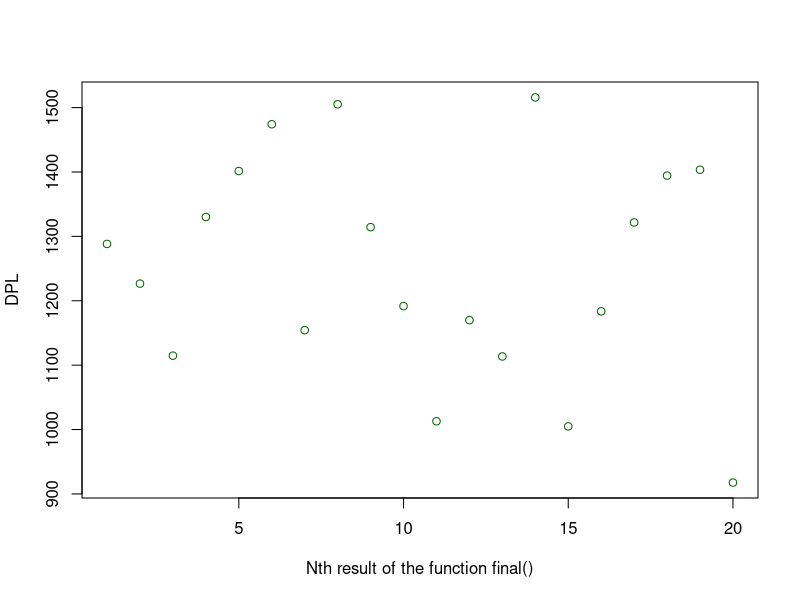
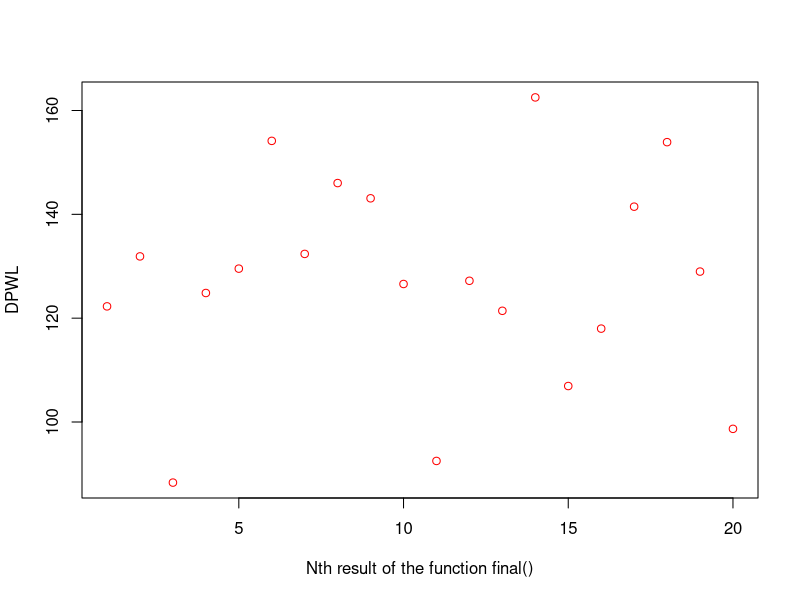
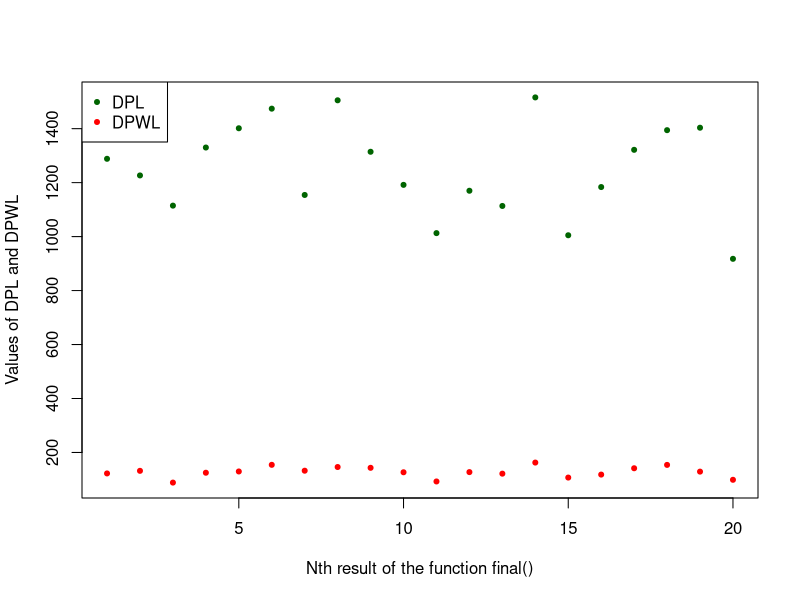

Generate these figures, in order, with R:
## ---- chunk 1
knitr::opts_chunk$set(echo = FALSE)
## ---- chunk 2

NM=20                   #Number of matrices
i=60                    #Lines in each matrix
j=4                     #Columns in each matrix
list_likelihood = c()   #Contains all likelihood values for all matrices
list_NA = c()           #Contains the number of NA in each matrix
list_weight = c()       #Contains all weight values for all matrices
list_alpha = c()        #Contains all alpha values for all matrices
list_beta = c()         #Contains all beta values for all matrices
list_FP = c()           #Contains the number of FP in each matrix
list_FN = c()           #Contains the number of FN in each matrix
df1 = data.frame(matrix(ncol = 0, nrow = 0))
order_df = data.frame(matrix(ncol = 0, nrow = 0))
## ---- chunk 3

#This function allows to create the different lists needed to generate different examples to test the idea

lists <- function(NM,i,j){ #NM = Number of matrices used to calculate the global likelihood
  list_alpha <<- c(round(runif(NM,0,0.5), digit = 2))
  list_beta <<- c(round(runif(NM,0,0.5), digit = 2))
  #list_NA <<- c(sample(0:((i*j)/3),NM, replace=F))
  #list_FP <<- c(sample(0:((i*j)/3),NM, replace=F))
  #list_FN <<- c(sample(0:((i*j)/3),NM, replace=F))
  list_NA <<- c(round(runif(NM,0,(i*j)/3), digit = 0))
  list_FP <<- c(round(runif(NM,0,(i*j)/3), digit = 0))
  list_FN <<- c(round(runif(NM,0,(i*j)/3), digit = 0))
}

lists(NM,i,j)
## ---- chunk 4

#This function calculates the likelihood value for each of the matrices. The formula is the one we mentioned before.

likelihood <-function(NM,i,j,alpha,beta,FP, FN){
  list_likelihood <<- c()
  for (i in 1:NM){
    n=i*j
    L <- (alpha[i]^FP[i])*((1-alpha[i])^(n-FP[i]))*(beta[i]^FN[i])*((1-beta[i])^(n-FN[i]))
      list_likelihood <<- append(list_likelihood, L)
  }
}

loglikelihood <-function(NM,i,j,alpha,beta,FP, FN){ #List_NA,alpha,beta,
  list_likelihood <<- c()
  for (i in 1:NM){
    n=i*j
    L <- -log((alpha[i]^FP[i])*((1-alpha[i])^(n-FP[i]))*(beta[i]^FN[i])*((1-beta[i])^(n-FN[i])))
      list_likelihood <<- append(list_likelihood, L)
  }
}

#likelihood(NM,i,j,list_alpha, list_beta, list_FP, list_FN)
loglikelihood(NM,i,j,list_alpha, list_beta, list_FP, list_FN)
while((Inf %in% list_likelihood)== TRUE) {
  lists(NM,i,j)
  loglikelihood(NM,i,j,list_alpha, list_beta, list_FP, list_FN)
}
list_likelihood
## ---- chunk 5

#This part allows to order the list of NA to have the matrices with the smallest number of NA first, and the one with the most NA last.
#We then create a table containing the likelihood values and the NA number for each matrix

NA_order <- function(){
  df1 <<- data.frame("Likelihood" = list_likelihood, "NumberNA" = list_NA)
  order_df <<- df1[order(df1$"NumberNA"),]
}

NA_order()
df1
order_df
## ---- chunk 6

#This function calculates the overall starting value for the weight. 
#Remember that the sum of the weights must be equal to 1.
#We therefore take this value and divide it by the number of matrices we have.

global_weights <- function(NM) {
  gw <- 1/ NM
  list_weight <<- c()
  for (i in 1:NM) {
    list_weight[i] <<- gw
  }
}

global_weights(NM)
list_weight
## ---- chunk 7

#Now, the reasoning is that we rely on the number of NA present in each matrix.
#We modify the weight values to obtain a progressive list of values according to the previous criterion
#For example, if we have 5 matrices instead of having the values : (0.2,0.2,0.2,0.2,0.2)
#we will have : (0.4,0.3,0.2,0.1,0)
#We take into account if the vector has an even or odd length 

weights <- function(NM){
  mid <<-ceiling(NM/2)
  if (NM%%2 == 0){ #if the number of matrices is odd or even
    lim <<- mid+1
  } else {lim <<- mid }
  for (p in 1:lim) {
    if (p == mid || p==lim) {
      list_weight[p] <<- list_weight[p]
    } else {
      list_weight[p] <<- list_weight[p] + (list_weight[NM-(p-1)]/p)
      list_weight[NM-(p-1)] <<- list_weight[NM-(p-1)] - (list_weight[NM-(p-1)]/p)
      }
    
  }
}

weights(NM)
list_weight
## ---- chunk 8

#We have to check if several matrices have the same NA number.
#In this case, these matrices will have the same weight value.

sum = 0
final_w = 0

eq_weights <- function(i,j){
  for (c in 0:((i*j)-1)){
    eq <<- c(which((c == order_df$NumberNA) == TRUE))
    if (length(eq)>1){
      sum=0
      final_w=0
      for (p in eq){
        sum = sum + list_weight[p]
      }
      final_w = sum / length(eq)
      for (fw in eq) {
        list_weight[fw] <<- final_w
      }
    }
  }
}
eq_weights(i,j)
list_weight
## ---- chunk 9

#We add the column with weight values corresponding to each matrix. 

data = cbind(order_df, "Weight" = list_weight)
data
## ---- chunk 10

#In this final function, we compute the weighted likelihood and the likelihood according to the functions we mentioned at the beginning.

WL = 0
L = 0
final_wlikelihood <- function(df2,NM){
  for (i in 1:NM){
    WL <<- WL + df2$Likelihood[i]*df2$Weight[i]
  }
  return(WL)
}
final_likelihood <- function(df2,NM){
  for (i in 1:NM){
    L <<- L + df2$Likelihood[i]
  }
  return(L)
}

final_wlikelihood(data,NM)
final_likelihood(data,NM)

## ---- chunk 11
initialization <- function(){
  NM<<-10                   #Number of matrices (max for time = 150)
  i<<-60                    #Lines in each matrix
  j<<-4                     #Columns in each matrix
  list_likelihood = c()   #Contains all likelihood values for all matrices
  list_NA = c()           #Contains the number of NA in each matrix
  list_weight = c()       #Contains all weight values for all matrices
  list_alpha = c()        #Contains all alpha values for all matrices
  list_beta = c()         #Contains all beta values for all matrices
  list_FP = c()           #Contains the number of FP in each matrix
  list_FN = c()           #Contains the number of FN in each matrix
  df1 <<- data.frame(matrix(ncol = 0, nrow = 0))
  order_df <<- data.frame(matrix(ncol = 0, nrow = 0))
  results_df <<- data.frame(matrix(ncol = 0, nrow = 0))
  WL <<- 0
  L <<- 0
}
 
final <- function(d){
  initialization()
  lists(NM,i,j)
  loglikelihood(NM,i,j,list_alpha, list_beta, list_FP, list_FN)
  while((Inf %in% list_likelihood)== TRUE) {
  lists(NM,i,j)
  loglikelihood(NM,i,j,list_alpha, list_beta, list_FP, list_FN)}
  NA_order()
  global_weights(NM)
  weights(NM)
  eq_weights(i,j)
  order_df <<- cbind(order_df, "Weight" = list_weight)
  DPWL[d] <<- final_wlikelihood(order_df,NM)
  DPL[d] <<- final_likelihood(order_df,NM)
}

## ---- chunk 12
data_plot <- function(x) {
  DPWL <<- c()
  DPL <<- c()
  l <<- x
  for (i in 0:x){
    final(i)
  }
  results_df <<- data.frame("Likelihood" = DPL , "WLikelihood" = DPWL)
}

data_plot(NM)
results_df

plot(DPL, col="darkgreen",xlab = "Nth result of the function final()" )
plot(DPWL, col="red", xlab = "Nth result of the function final()")

matplot(1:l,cbind(DPL,DPWL),pch=20, col=c("darkgreen","red"), xlab = "Nth result of the function final()", ylab= "Values of DPL and DPWL")
legend("topleft", legend=c("DPL", "DPWL"),
       col=c("darkgreen", "red"), pch=20)
